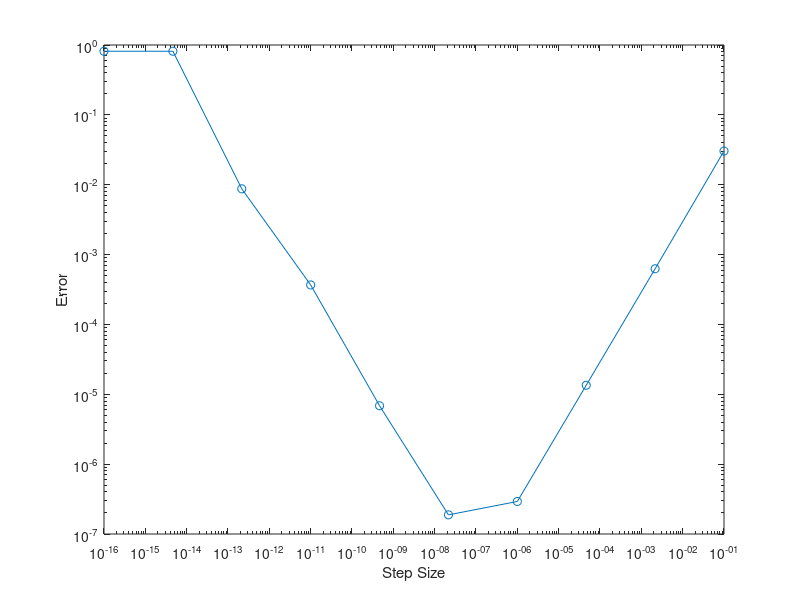

Write the MATLAB code that produced this figure.


clear all
close all

f = @(x) sin(x)
f_der = @(x) cos(x)
h = logspace(-1,-16,10)
p = 120
errors=[]
for i = 1:10;
    f_app = (sin(p + h(i)) - f(p))/h(i); 
    f_der(p);
    error = f_der(p) - f_app;
    errors=[errors,error];
end
errors
    
loglog(h,abs(errors),'o-')
xlabel('Step Size')
ylabel('Error')
